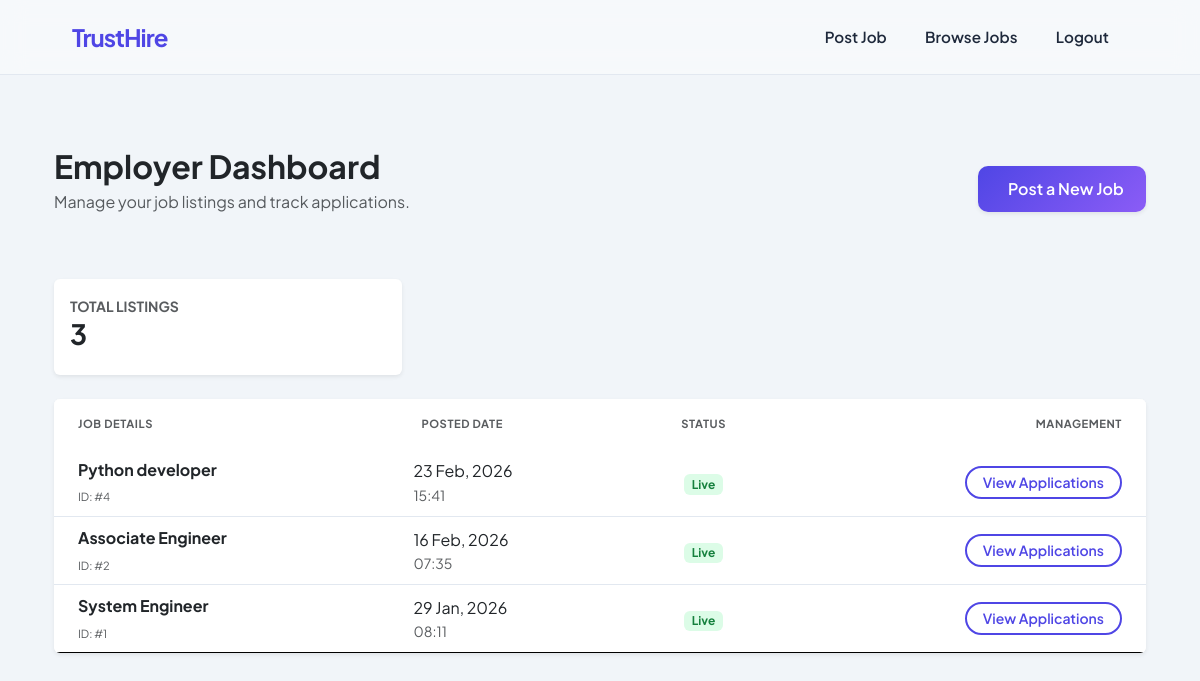
The page /jobs/dashboard/employer/ (signed in) on the database its author committed.
### jobs/models.py (models this page shows, shortened)
class Job(models.Model):
    employer = models.ForeignKey(User, on_delete=models.CASCADE)
    title = models.CharField(max_length=200)
    description = models.TextField()
    location = models.CharField(max_length=100)
    is_approved = models.BooleanField(default=False)
    created_at = models.DateTimeField(auto_now_add=True)

### jobs/views.py (the view)
# urls.py: path('dashboard/employer/', views.employer_dashboard, name='employer_dashboard'),
@login_required
def employer_dashboard(request):
    if request.user.role != 'EMPLOYER':
        return redirect('home')
    jobs = Job.objects.filter(employer=request.user).order_by('-created_at')
    return render(request, 'jobs/employer_dashboard.html', {'jobs': jobs})

### jobs/templates/jobs/employer_dashboard.html (shortened to what this page needs)
{% extends 'base.html' %}
{% block content %}
<div class="container py-5">
    <div class="d-flex justify-content-between align-items-center mb-5">
        <div>
            <h2 class="fw-bold text-dark mb-1">Employer Dashboard</h2>
            <p class="text-muted">Manage your job listings and track applications.</p>
        </div>
        <a href="{% url 'post_job' %}" class="btn btn-primary px-4 shadow-sm">
            Post a New Job
        </a>
    </div>
    <div class="row mb-4">
        <div class="col-md-4">
            <div class="stats-card p-3 shadow-sm border-0 card">
                <span class="text-muted small text-uppercase fw-bold">Total Listings</span>
                <h3 class="fw-bold">{{ jobs|length }}</h3>
            </div>
        </div>
    </div>
    {% if jobs %}
    <div class="card border-0 shadow-sm overflow-hidden">
        <div class="table-responsive">
            <table class="table table-hover align-middle mb-0">
                <thead class="bg-light">
                    <tr>
                        <th class="ps-4 py-3 text-uppercase small text-muted">Job Details</th>
                        <th class="py-3 text-uppercase small text-muted">Posted Date</th>
                        <th class="py-3 text-uppercase small text-muted text-center">Status</th>
                        <th class="pe-4 py-3 text-uppercase small text-muted text-end">Management</th>
                    </tr>
                </thead>
                <tbody>
                    {% for job in jobs %}
                    <tr>
                        <td class="ps-4">
                            <div class="fw-bold text-dark">{{ job.title }}</div>
                            <span class="text-muted extra-small">ID: #{{ job.id }}</span>
                        </td>
                        <td>
                            <div class="text-dark">{{ job.created_at|date:"d M, Y" }}</div>
                            <div class="text-muted small">{{ job.created_at|date:"H:i" }}</div>
                        </td>
                        <td class="text-center">
                            {% if job.is_approved %}
                                <span class="badge badge-soft-success">Live</span>
                            {% else %}
                                <span class="badge badge-soft-warning">Under Review</span>
                            {% endif %}
                        </td>
                        <td class="pe-4 text-end">
                            <a href="{% url 'employer_applications' job.id %}" class="btn btn-outline-primary btn-sm rounded-pill px-3">
                                View Applications
                            </a>
                        </td>
                    </tr>
                    {% endfor %}
                </tbody>
            </table>
        </div>
    </div>
    {% else %}
    <div class="text-center py-5 border rounded bg-light">
        <i class="bi bi-briefcase text-muted" style="font-size: 3rem;"></i>
        <p class="mt-3 text-muted">You haven't posted any jobs yet. Start hiring today!</p>
    </div>
    {% endif %}
</div>
{% endblock %}

### static/css/style.css (style rules this page uses)
:root { --primary: #4f46e5; --primary-dark: #3730a3; --accent: #8b5cf6; --danger: #ef4444; --success: #10b981; --warning: #f59e0b; --bg-body: #f1f5f9; --bg-card: #f8fafc; --bg-header: #ffffff; --text-main: #1e293b; --text-muted: #64748b; --border: #e2e8f0; --radius-lg: 16px; --radius-md: 10px; --shadow: 0 10px 15px -3px rgba(0, 0, 0, 0.03), 0 4px 6px -2px rgba(0, 0, 0, 0.02); }
body { font-family: 'Plus Jakarta Sans', sans-serif; background-color: var(--bg-body); color: var(--text-main); line-height: 1.6; }
.table { margin-bottom: 0; }
.table thead { background: #eef2f6; }
.table th { font-weight: 700; text-transform: uppercase; font-size: 0.7rem; letter-spacing: 0.05em; color: var(--text-muted); padding: 1.2rem 1rem; border: none; }
.table tbody tr { border-bottom: 1px solid var(--border); transition: 0.2s; }
.table tbody tr:last-child { border-bottom: none; }
.badge-soft-success { background: #dcfce7; color: #15803d; }
.btn-primary { background: linear-gradient(135deg, var(--primary) 0%, var(--accent) 100%) !important; border: none !important; padding: 0.7rem 1.4rem !important; border-radius: var(--radius-md) !important; font-weight: 600 !important; color: white !important; }
.btn-outline-primary { border: 2px solid var(--primary); color: var(--primary); font-weight: 600; border-radius: var(--radius-md); }
.extra-small { font-size: 0.7rem; }

### rows shown on the page
Job: title "Python developer", id "4", created_at "23 Feb, 2026", created_at "15:41", is_approved "Live"
Job: title "Associate Engineer", id "2", created_at "16 Feb, 2026", created_at "07:35", is_approved "Live"
Job: title "System Engineer", id "1", created_at "29 Jan, 2026", created_at "08:11", is_approved "Live"

### other values the page prints
{{ jobs|length }} "3"
